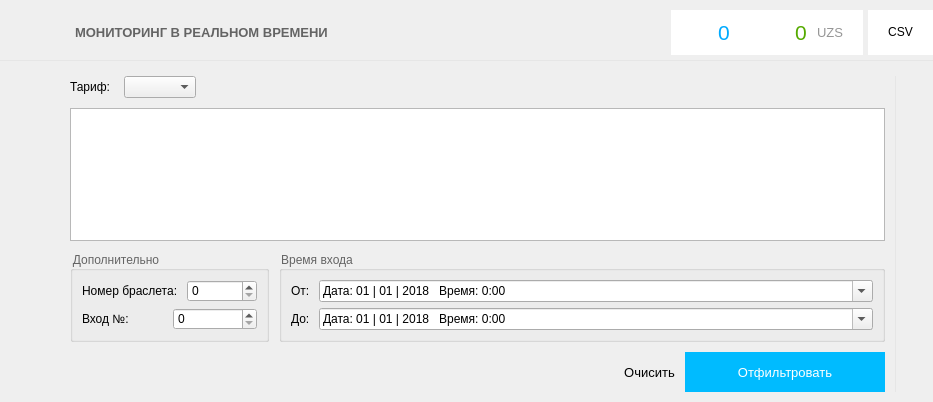
<?xml version="1.0" encoding="UTF-8"?>
<ui version="4.0">
 <class>DashboardForm</class>
 <widget class="QWidget" name="DashboardForm">
  <property name="geometry">
   <rect>
    <x>0</x>
    <y>0</y>
    <width>933</width>
    <height>402</height>
   </rect>
  </property>
  <property name="windowTitle">
   <string>Form</string>
  </property>
  <layout class="QVBoxLayout" name="verticalLayout_6">
   <property name="spacing">
    <number>5</number>
   </property>
   <property name="leftMargin">
    <number>0</number>
   </property>
   <property name="topMargin">
    <number>10</number>
   </property>
   <property name="rightMargin">
    <number>0</number>
   </property>
   <property name="bottomMargin">
    <number>10</number>
   </property>
   <item>
    <layout class="QHBoxLayout" name="horizontalLayout">
     <property name="leftMargin">
      <number>30</number>
     </property>
     <item>
      <widget class="QPushButton" name="back_but">
       <property name="enabled">
        <bool>false</bool>
       </property>
       <property name="cursor">
        <cursorShape>PointingHandCursor</cursorShape>
       </property>
       <property name="text">
        <string/>
       </property>
       <property name="icon">
        <iconset resource="../clientresources.qrc">
         <normaloff>:/resources/glyphs/15.png</normaloff>:/resources/glyphs/15.png</iconset>
       </property>
       <property name="flat">
        <bool>true</bool>
       </property>
      </widget>
     </item>
     <item>
      <widget class="QLabel" name="label_4">
       <property name="font">
        <font>
         <pointsize>10</pointsize>
         <weight>75</weight>
         <bold>true</bold>
        </font>
       </property>
       <property name="styleSheet">
        <string notr="true">color: rgb(100, 100, 100);</string>
       </property>
       <property name="text">
        <string>МОНИТОРИНГ В РЕАЛЬНОМ ВРЕМЕНИ</string>
       </property>
      </widget>
     </item>
     <item>
      <spacer name="horizontalSpacer_2">
       <property name="orientation">
        <enum>Qt::Horizontal</enum>
       </property>
       <property name="sizeHint" stdset="0">
        <size>
         <width>40</width>
         <height>20</height>
        </size>
       </property>
      </spacer>
     </item>
     <item>
      <widget class="QFrame" name="frame_2">
       <property name="styleSheet">
        <string notr="true">background-color: rgb(255, 255, 255);</string>
       </property>
       <property name="frameShape">
        <enum>QFrame::NoFrame</enum>
       </property>
       <property name="frameShadow">
        <enum>QFrame::Raised</enum>
       </property>
       <property name="lineWidth">
        <number>0</number>
       </property>
       <layout class="QHBoxLayout" name="horizontalLayout_9">
        <property name="spacing">
         <number>25</number>
        </property>
        <property name="leftMargin">
         <number>30</number>
        </property>
        <property name="topMargin">
         <number>10</number>
        </property>
        <property name="rightMargin">
         <number>10</number>
        </property>
        <property name="bottomMargin">
         <number>10</number>
        </property>
        <item>
         <layout class="QHBoxLayout" name="horizontalLayout_15">
          <property name="spacing">
           <number>10</number>
          </property>
          <property name="rightMargin">
           <number>10</number>
          </property>
          <item>
           <widget class="QLabel" name="label">
            <property name="toolTip">
             <string>&lt;html&gt;&lt;head/&gt;&lt;body&gt;&lt;p&gt;Всего в парке людей.&lt;/p&gt;&lt;/body&gt;&lt;/html&gt;</string>
            </property>
            <property name="text">
             <string/>
            </property>
            <property name="pixmap">
             <pixmap resource="../clientresources.qrc">:/resources/glyphs/14.png</pixmap>
            </property>
           </widget>
          </item>
          <item>
           <widget class="QLabel" name="people_label">
            <property name="font">
             <font>
              <pointsize>16</pointsize>
             </font>
            </property>
            <property name="toolTip">
             <string>&lt;html&gt;&lt;head/&gt;&lt;body&gt;&lt;p&gt;Всего в парке людей.&lt;/p&gt;&lt;/body&gt;&lt;/html&gt;</string>
            </property>
            <property name="styleSheet">
             <string notr="true">color: rgb(0, 170, 255);</string>
            </property>
            <property name="text">
             <string>0</string>
            </property>
           </widget>
          </item>
         </layout>
        </item>
        <item>
         <layout class="QHBoxLayout" name="horizontalLayout_16">
          <property name="spacing">
           <number>10</number>
          </property>
          <property name="rightMargin">
           <number>10</number>
          </property>
          <item>
           <widget class="QLabel" name="label_5">
            <property name="minimumSize">
             <size>
              <width>20</width>
              <height>20</height>
             </size>
            </property>
            <property name="maximumSize">
             <size>
              <width>16</width>
              <height>16</height>
             </size>
            </property>
            <property name="toolTip">
             <string>&lt;html&gt;&lt;head/&gt;&lt;body&gt;&lt;p&gt;Общая транзакция, тех кто в парке.&lt;/p&gt;&lt;/body&gt;&lt;/html&gt;</string>
            </property>
            <property name="text">
             <string/>
            </property>
            <property name="pixmap">
             <pixmap resource="../clientresources.qrc">:/resources/glyphs/coins.png</pixmap>
            </property>
            <property name="scaledContents">
             <bool>true</bool>
            </property>
           </widget>
          </item>
          <item>
           <widget class="QLabel" name="total_price_label">
            <property name="font">
             <font>
              <pointsize>16</pointsize>
             </font>
            </property>
            <property name="toolTip">
             <string>&lt;html&gt;&lt;head/&gt;&lt;body&gt;&lt;p&gt;Общая транзакция, тех кто в парке.&lt;/p&gt;&lt;/body&gt;&lt;/html&gt;</string>
            </property>
            <property name="styleSheet">
             <string notr="true">color: rgb(85, 170, 0);</string>
            </property>
            <property name="text">
             <string>0</string>
            </property>
           </widget>
          </item>
          <item>
           <widget class="QLabel" name="label_10">
            <property name="font">
             <font>
              <pointsize>10</pointsize>
             </font>
            </property>
            <property name="toolTip">
             <string>&lt;html&gt;&lt;head/&gt;&lt;body&gt;&lt;p&gt;Общая транзакция, тех кто в парке.&lt;/p&gt;&lt;/body&gt;&lt;/html&gt;</string>
            </property>
            <property name="styleSheet">
             <string notr="true">color: rgb(150, 150, 150);</string>
            </property>
            <property name="text">
             <string>UZS</string>
            </property>
           </widget>
          </item>
         </layout>
        </item>
       </layout>
      </widget>
     </item>
     <item>
      <widget class="QFrame" name="frame_3">
       <property name="styleSheet">
        <string notr="true">QFrame{
background-color: rgb(255, 255, 255);
}
QPushButton{
    border: none; /* no border for a flat push button */
}

QPushButton:hover{
	text-decoration: underline;
}</string>
       </property>
       <property name="frameShape">
        <enum>QFrame::NoFrame</enum>
       </property>
       <property name="frameShadow">
        <enum>QFrame::Raised</enum>
       </property>
       <property name="lineWidth">
        <number>0</number>
       </property>
       <layout class="QHBoxLayout" name="horizontalLayout_17">
        <property name="spacing">
         <number>25</number>
        </property>
        <property name="leftMargin">
         <number>20</number>
        </property>
        <property name="topMargin">
         <number>10</number>
        </property>
        <property name="rightMargin">
         <number>20</number>
        </property>
        <property name="bottomMargin">
         <number>10</number>
        </property>
        <item>
         <widget class="QPushButton" name="export_to_csv_but">
          <property name="cursor">
           <cursorShape>PointingHandCursor</cursorShape>
          </property>
          <property name="text">
           <string>CSV</string>
          </property>
          <property name="icon">
           <iconset resource="../clientresources.qrc">
            <normaloff>:/resources/glyphs/24.png</normaloff>:/resources/glyphs/24.png</iconset>
          </property>
         </widget>
        </item>
       </layout>
      </widget>
     </item>
    </layout>
   </item>
   <item>
    <widget class="Line" name="line">
     <property name="minimumSize">
      <size>
       <width>0</width>
       <height>1</height>
      </size>
     </property>
     <property name="maximumSize">
      <size>
       <width>16777215</width>
       <height>1</height>
      </size>
     </property>
     <property name="styleSheet">
      <string notr="true">background-color:rgba(230, 230, 230, 255);
</string>
     </property>
     <property name="lineWidth">
      <number>0</number>
     </property>
     <property name="orientation">
      <enum>Qt::Horizontal</enum>
     </property>
    </widget>
   </item>
   <item>
    <layout class="QHBoxLayout" name="horizontalLayout_4">
     <property name="spacing">
      <number>20</number>
     </property>
     <property name="leftMargin">
      <number>30</number>
     </property>
     <property name="topMargin">
      <number>10</number>
     </property>
     <property name="rightMargin">
      <number>20</number>
     </property>
     <item>
      <layout class="QVBoxLayout" name="verticalLayout_3">
       <property name="spacing">
        <number>5</number>
       </property>
       <property name="topMargin">
        <number>0</number>
       </property>
       <property name="rightMargin">
        <number>0</number>
       </property>
       <item>
        <widget class="QLabel" name="label_7">
         <property name="font">
          <font>
           <pointsize>12</pointsize>
          </font>
         </property>
         <property name="pixmap">
          <pixmap resource="../clientresources.qrc">:/resources/glyphs/73.png</pixmap>
         </property>
         <property name="alignment">
          <set>Qt::AlignLeading|Qt::AlignLeft|Qt::AlignTop</set>
         </property>
        </widget>
       </item>
       <item>
        <spacer name="verticalSpacer_3">
         <property name="orientation">
          <enum>Qt::Vertical</enum>
         </property>
         <property name="sizeHint" stdset="0">
          <size>
           <width>20</width>
           <height>40</height>
          </size>
         </property>
        </spacer>
       </item>
      </layout>
     </item>
     <item>
      <widget class="QSplitter" name="splitter">
       <property name="orientation">
        <enum>Qt::Horizontal</enum>
       </property>
       <property name="handleWidth">
        <number>0</number>
       </property>
       <widget class="QFrame" name="frame_4">
        <property name="frameShape">
         <enum>QFrame::NoFrame</enum>
        </property>
        <property name="frameShadow">
         <enum>QFrame::Raised</enum>
        </property>
        <property name="lineWidth">
         <number>0</number>
        </property>
        <layout class="QHBoxLayout" name="horizontalLayout_6">
         <property name="spacing">
          <number>10</number>
         </property>
         <property name="leftMargin">
          <number>0</number>
         </property>
         <property name="topMargin">
          <number>0</number>
         </property>
         <property name="rightMargin">
          <number>0</number>
         </property>
         <property name="bottomMargin">
          <number>0</number>
         </property>
         <item>
          <layout class="QVBoxLayout" name="verticalLayout_5">
           <property name="spacing">
            <number>10</number>
           </property>
           <property name="rightMargin">
            <number>0</number>
           </property>
           <property name="bottomMargin">
            <number>0</number>
           </property>
           <item>
            <layout class="QHBoxLayout" name="horizontalLayout_10">
             <property name="bottomMargin">
              <number>0</number>
             </property>
             <item>
              <widget class="QLabel" name="label_2">
               <property name="text">
                <string>Тариф: </string>
               </property>
              </widget>
             </item>
             <item>
              <widget class="QComboBox" name="tariff_combo"/>
             </item>
             <item>
              <spacer name="horizontalSpacer_3">
               <property name="orientation">
                <enum>Qt::Horizontal</enum>
               </property>
               <property name="sizeHint" stdset="0">
                <size>
                 <width>40</width>
                 <height>20</height>
                </size>
               </property>
              </spacer>
             </item>
            </layout>
           </item>
           <item>
            <widget class="QTableView" name="model_table">
             <property name="alternatingRowColors">
              <bool>false</bool>
             </property>
             <property name="selectionBehavior">
              <enum>QAbstractItemView::SelectRows</enum>
             </property>
             <property name="sortingEnabled">
              <bool>false</bool>
             </property>
             <attribute name="horizontalHeaderShowSortIndicator" stdset="0">
              <bool>false</bool>
             </attribute>
             <attribute name="horizontalHeaderStretchLastSection">
              <bool>true</bool>
             </attribute>
            </widget>
           </item>
           <item>
            <layout class="QHBoxLayout" name="horizontalLayout_8" stretch="0,0,1">
             <item>
              <layout class="QVBoxLayout" name="verticalLayout_2"/>
             </item>
             <item>
              <widget class="QGroupBox" name="groupBox_2">
               <property name="styleSheet">
                <string notr="true">color: rgb(100, 100, 100);</string>
               </property>
               <property name="title">
                <string>Дополнительно</string>
               </property>
               <layout class="QVBoxLayout" name="verticalLayout_7">
                <item>
                 <layout class="QHBoxLayout" name="horizontalLayout_5">
                  <item>
                   <widget class="QLabel" name="label_3">
                    <property name="styleSheet">
                     <string notr="true">color: rgb(0, 0, 0);</string>
                    </property>
                    <property name="text">
                     <string>Номер браслета: </string>
                    </property>
                   </widget>
                  </item>
                  <item>
                   <widget class="QSpinBox" name="bracer_number_spin">
                    <property name="minimumSize">
                     <size>
                      <width>70</width>
                      <height>0</height>
                     </size>
                    </property>
                    <property name="maximumSize">
                     <size>
                      <width>100</width>
                      <height>16777215</height>
                     </size>
                    </property>
                    <property name="styleSheet">
                     <string notr="true">color: rgb(0, 0, 0);</string>
                    </property>
                    <property name="maximum">
                     <number>9999</number>
                    </property>
                   </widget>
                  </item>
                 </layout>
                </item>
                <item>
                 <layout class="QHBoxLayout" name="horizontalLayout_7">
                  <item>
                   <widget class="QLabel" name="label_6">
                    <property name="styleSheet">
                     <string notr="true">color: rgb(0, 0, 0);</string>
                    </property>
                    <property name="text">
                     <string>Вход №: </string>
                    </property>
                   </widget>
                  </item>
                  <item>
                   <widget class="QSpinBox" name="enter_number_spin">
                    <property name="minimumSize">
                     <size>
                      <width>70</width>
                      <height>0</height>
                     </size>
                    </property>
                    <property name="maximumSize">
                     <size>
                      <width>100</width>
                      <height>16777215</height>
                     </size>
                    </property>
                    <property name="styleSheet">
                     <string notr="true">color: rgb(0, 0, 0);</string>
                    </property>
                   </widget>
                  </item>
                 </layout>
                </item>
               </layout>
              </widget>
             </item>
             <item>
              <widget class="QGroupBox" name="groupBox">
               <property name="styleSheet">
                <string notr="true">color: rgb(100, 100, 100);</string>
               </property>
               <property name="title">
                <string>Время входа</string>
               </property>
               <layout class="QVBoxLayout" name="verticalLayout">
                <item>
                 <layout class="QHBoxLayout" name="horizontalLayout_2" stretch="0,1">
                  <item>
                   <widget class="QLabel" name="label_9">
                    <property name="styleSheet">
                     <string notr="true">color: rgb(0, 0, 0);</string>
                    </property>
                    <property name="text">
                     <string>От: </string>
                    </property>
                   </widget>
                  </item>
                  <item>
                   <widget class="QDateTimeEdit" name="in_from_dateTime">
                    <property name="styleSheet">
                     <string notr="true">color: rgb(0, 0, 0);</string>
                    </property>
                    <property name="dateTime">
                     <datetime>
                      <hour>0</hour>
                      <minute>0</minute>
                      <second>0</second>
                      <year>2018</year>
                      <month>1</month>
                      <day>1</day>
                     </datetime>
                    </property>
                    <property name="date">
                     <date>
                      <year>2018</year>
                      <month>1</month>
                      <day>1</day>
                     </date>
                    </property>
                    <property name="minimumDateTime">
                     <datetime>
                      <hour>0</hour>
                      <minute>0</minute>
                      <second>0</second>
                      <year>1818</year>
                      <month>1</month>
                      <day>1</day>
                     </datetime>
                    </property>
                    <property name="currentSection">
                     <enum>QDateTimeEdit::NoSection</enum>
                    </property>
                    <property name="displayFormat">
                     <string>Дата: dd | MM | yyyy   Время: H:mm</string>
                    </property>
                    <property name="calendarPopup">
                     <bool>true</bool>
                    </property>
                   </widget>
                  </item>
                 </layout>
                </item>
                <item>
                 <layout class="QHBoxLayout" name="horizontalLayout_3" stretch="0,1">
                  <item>
                   <widget class="QLabel" name="label_12">
                    <property name="styleSheet">
                     <string notr="true">color: rgb(0, 0, 0);</string>
                    </property>
                    <property name="text">
                     <string>До: </string>
                    </property>
                   </widget>
                  </item>
                  <item>
                   <widget class="QDateTimeEdit" name="in_to_dateTime">
                    <property name="styleSheet">
                     <string notr="true">color: rgb(0, 0, 0);</string>
                    </property>
                    <property name="dateTime">
                     <datetime>
                      <hour>0</hour>
                      <minute>0</minute>
                      <second>0</second>
                      <year>2018</year>
                      <month>1</month>
                      <day>1</day>
                     </datetime>
                    </property>
                    <property name="date">
                     <date>
                      <year>2018</year>
                      <month>1</month>
                      <day>1</day>
                     </date>
                    </property>
                    <property name="minimumDateTime">
                     <datetime>
                      <hour>0</hour>
                      <minute>0</minute>
                      <second>0</second>
                      <year>1818</year>
                      <month>1</month>
                      <day>1</day>
                     </datetime>
                    </property>
                    <property name="currentSection">
                     <enum>QDateTimeEdit::NoSection</enum>
                    </property>
                    <property name="displayFormat">
                     <string>Дата: dd | MM | yyyy   Время: H:mm</string>
                    </property>
                    <property name="calendarPopup">
                     <bool>true</bool>
                    </property>
                   </widget>
                  </item>
                 </layout>
                </item>
               </layout>
              </widget>
             </item>
            </layout>
           </item>
           <item>
            <layout class="QHBoxLayout" name="horizontalLayout_19">
             <property name="spacing">
              <number>10</number>
             </property>
             <property name="bottomMargin">
              <number>0</number>
             </property>
             <item>
              <spacer name="horizontalSpacer">
               <property name="orientation">
                <enum>Qt::Horizontal</enum>
               </property>
               <property name="sizeHint" stdset="0">
                <size>
                 <width>40</width>
                 <height>20</height>
                </size>
               </property>
              </spacer>
             </item>
             <item>
              <widget class="QPushButton" name="clean_but">
               <property name="enabled">
                <bool>true</bool>
               </property>
               <property name="minimumSize">
                <size>
                 <width>40</width>
                 <height>40</height>
                </size>
               </property>
               <property name="font">
                <font>
                 <pointsize>10</pointsize>
                </font>
               </property>
               <property name="cursor">
                <cursorShape>PointingHandCursor</cursorShape>
               </property>
               <property name="styleSheet">
                <string notr="true">QPushButton{
    border: none; /* no border for a flat push button */
}

QPushButton:hover{
	text-decoration: underline;
}</string>
               </property>
               <property name="text">
                <string>Очисить</string>
               </property>
               <property name="icon">
                <iconset resource="../clientresources.qrc">
                 <normaloff>:/resources/glyphs/51.png</normaloff>:/resources/glyphs/51.png</iconset>
               </property>
              </widget>
             </item>
             <item>
              <widget class="QPushButton" name="filter_but">
               <property name="enabled">
                <bool>true</bool>
               </property>
               <property name="minimumSize">
                <size>
                 <width>200</width>
                 <height>40</height>
                </size>
               </property>
               <property name="font">
                <font>
                 <pointsize>10</pointsize>
                </font>
               </property>
               <property name="styleSheet">
                <string notr="true">QAbstractButton{
color: rgb(255, 255, 255);
border:none;
	background-color: rgb(0, 187, 255);
}
QAbstractButton:hover{
/*background-color: rgb(255, 170, 0);*/
	background-color: rgb(0, 187, 255, 50%);

}</string>
               </property>
               <property name="text">
                <string>Отфильтровать</string>
               </property>
              </widget>
             </item>
            </layout>
           </item>
          </layout>
         </item>
         <item>
          <widget class="Line" name="line_3">
           <property name="minimumSize">
            <size>
             <width>1</width>
             <height>0</height>
            </size>
           </property>
           <property name="maximumSize">
            <size>
             <width>1</width>
             <height>16777215</height>
            </size>
           </property>
           <property name="styleSheet">
            <string notr="true">background-color:rgba(230, 230, 230, 255);
</string>
           </property>
           <property name="lineWidth">
            <number>0</number>
           </property>
           <property name="orientation">
            <enum>Qt::Vertical</enum>
           </property>
          </widget>
         </item>
        </layout>
       </widget>
       <widget class="QFrame" name="transactions_frame">
        <property name="frameShape">
         <enum>QFrame::NoFrame</enum>
        </property>
        <property name="frameShadow">
         <enum>QFrame::Raised</enum>
        </property>
        <property name="lineWidth">
         <number>0</number>
        </property>
        <layout class="QVBoxLayout" name="verticalLayout_4">
         <property name="spacing">
          <number>5</number>
         </property>
         <property name="leftMargin">
          <number>10</number>
         </property>
         <property name="topMargin">
          <number>0</number>
         </property>
         <property name="rightMargin">
          <number>0</number>
         </property>
         <property name="bottomMargin">
          <number>0</number>
         </property>
        </layout>
       </widget>
      </widget>
     </item>
    </layout>
   </item>
  </layout>
 </widget>
 <resources>
  <include location="../clientresources.qrc"/>
 </resources>
 <connections/>
</ui>
